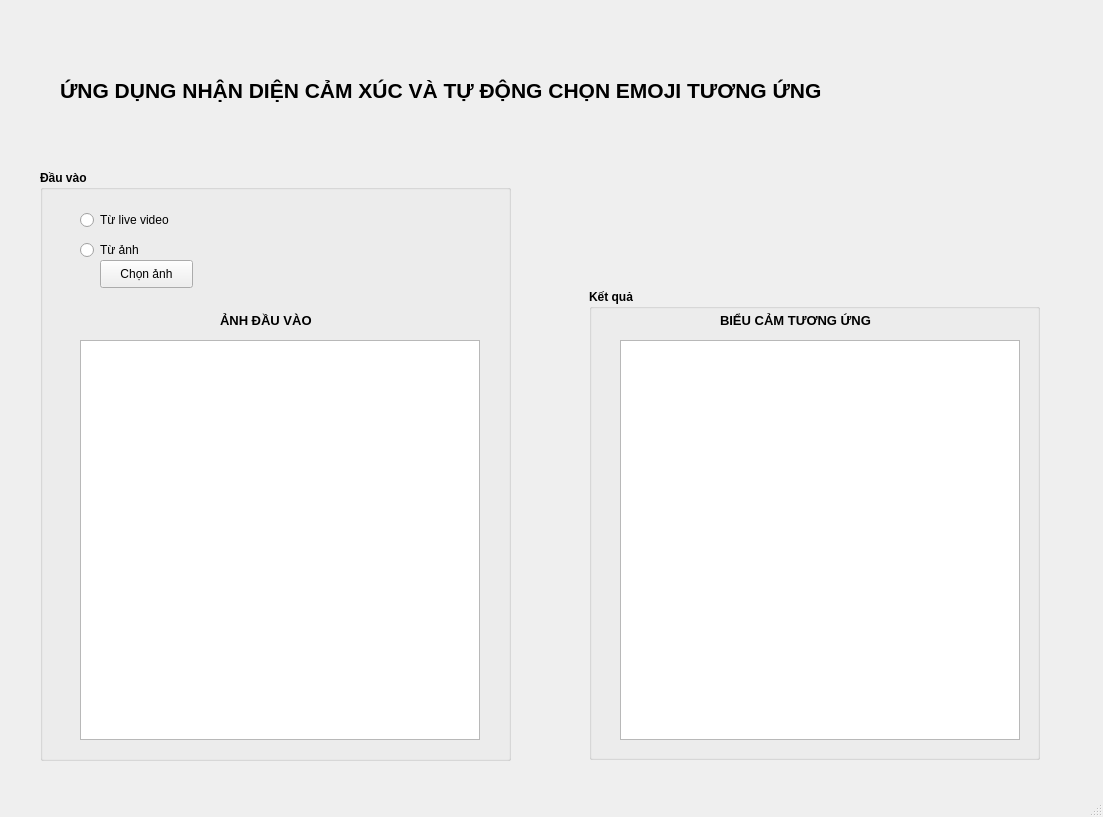
<?xml version="1.0" encoding="UTF-8"?>
<ui version="4.0">
 <class>MainWindow</class>
 <widget class="QMainWindow" name="MainWindow">
  <property name="geometry">
   <rect>
    <x>0</x>
    <y>0</y>
    <width>1103</width>
    <height>817</height>
   </rect>
  </property>
  <property name="windowTitle">
   <string>D-emoji 1.0</string>
  </property>
  <property name="windowIcon">
   <iconset>
    <normaloff>C:/Users/NGHIA-CSK13/Desktop/Emoji/tải xuống.png</normaloff>C:/Users/NGHIA-CSK13/Desktop/Emoji/tải xuống.png</iconset>
  </property>
  <widget class="QWidget" name="centralwidget">
   <widget class="QGraphicsView" name="outVIEW">
    <property name="geometry">
     <rect>
      <x>620</x>
      <y>340</y>
      <width>400</width>
      <height>400</height>
     </rect>
    </property>
   </widget>
   <widget class="QGraphicsView" name="inputVIEW">
    <property name="geometry">
     <rect>
      <x>80</x>
      <y>340</y>
      <width>400</width>
      <height>400</height>
     </rect>
    </property>
   </widget>
   <widget class="QLabel" name="label">
    <property name="geometry">
     <rect>
      <x>60</x>
      <y>60</y>
      <width>1021</width>
      <height>61</height>
     </rect>
    </property>
    <property name="font">
     <font>
      <pointsize>16</pointsize>
      <weight>75</weight>
      <bold>true</bold>
     </font>
    </property>
    <property name="text">
     <string>ỨNG DỤNG NHẬN DIỆN CẢM XÚC VÀ TỰ ĐỘNG CHỌN EMOJI TƯƠNG ỨNG</string>
    </property>
   </widget>
   <widget class="QLabel" name="label_2">
    <property name="geometry">
     <rect>
      <x>220</x>
      <y>310</y>
      <width>131</width>
      <height>21</height>
     </rect>
    </property>
    <property name="font">
     <font>
      <pointsize>10</pointsize>
      <weight>75</weight>
      <bold>true</bold>
     </font>
    </property>
    <property name="text">
     <string>ẢNH ĐẦU VÀO</string>
    </property>
   </widget>
   <widget class="QLabel" name="label_3">
    <property name="geometry">
     <rect>
      <x>720</x>
      <y>310</y>
      <width>221</width>
      <height>21</height>
     </rect>
    </property>
    <property name="font">
     <font>
      <pointsize>10</pointsize>
      <weight>75</weight>
      <bold>true</bold>
     </font>
    </property>
    <property name="text">
     <string>BIỂU CẢM TƯƠNG ỨNG</string>
    </property>
   </widget>
   <widget class="QRadioButton" name="fromIMG">
    <property name="geometry">
     <rect>
      <x>80</x>
      <y>240</y>
      <width>95</width>
      <height>20</height>
     </rect>
    </property>
    <property name="text">
     <string>Từ ảnh</string>
    </property>
   </widget>
   <widget class="QPushButton" name="pushButton">
    <property name="geometry">
     <rect>
      <x>100</x>
      <y>260</y>
      <width>93</width>
      <height>28</height>
     </rect>
    </property>
    <property name="text">
     <string>Chọn ảnh</string>
    </property>
   </widget>
   <widget class="QGroupBox" name="groupBox">
    <property name="geometry">
     <rect>
      <x>589</x>
      <y>289</y>
      <width>451</width>
      <height>471</height>
     </rect>
    </property>
    <property name="font">
     <font>
      <weight>75</weight>
      <bold>true</bold>
     </font>
    </property>
    <property name="title">
     <string>Kết quả</string>
    </property>
   </widget>
   <widget class="QGroupBox" name="groupBox_2">
    <property name="geometry">
     <rect>
      <x>40</x>
      <y>170</y>
      <width>471</width>
      <height>591</height>
     </rect>
    </property>
    <property name="font">
     <font>
      <weight>75</weight>
      <bold>true</bold>
     </font>
    </property>
    <property name="title">
     <string>Đầu vào</string>
    </property>
    <widget class="QRadioButton" name="fromVID">
     <property name="geometry">
      <rect>
       <x>40</x>
       <y>40</y>
       <width>121</width>
       <height>20</height>
      </rect>
     </property>
     <property name="font">
      <font>
       <weight>50</weight>
       <bold>false</bold>
      </font>
     </property>
     <property name="text">
      <string>Từ live video</string>
     </property>
    </widget>
   </widget>
   <widget class="QLabel" name="inLabel">
    <property name="geometry">
     <rect>
      <x>80</x>
      <y>340</y>
      <width>400</width>
      <height>400</height>
     </rect>
    </property>
    <property name="text">
     <string/>
    </property>
   </widget>
   <widget class="QLabel" name="outLabel">
    <property name="geometry">
     <rect>
      <x>620</x>
      <y>340</y>
      <width>400</width>
      <height>400</height>
     </rect>
    </property>
    <property name="text">
     <string/>
    </property>
   </widget>
   <zorder>groupBox</zorder>
   <zorder>groupBox_2</zorder>
   <zorder>outVIEW</zorder>
   <zorder>inputVIEW</zorder>
   <zorder>label</zorder>
   <zorder>label_2</zorder>
   <zorder>label_3</zorder>
   <zorder>fromIMG</zorder>
   <zorder>pushButton</zorder>
   <zorder>inLabel</zorder>
   <zorder>outLabel</zorder>
  </widget>
  <widget class="QMenuBar" name="menubar">
   <property name="geometry">
    <rect>
     <x>0</x>
     <y>0</y>
     <width>1103</width>
     <height>26</height>
    </rect>
   </property>
  </widget>
  <widget class="QStatusBar" name="statusbar"/>
 </widget>
 <resources/>
 <connections/>
</ui>
